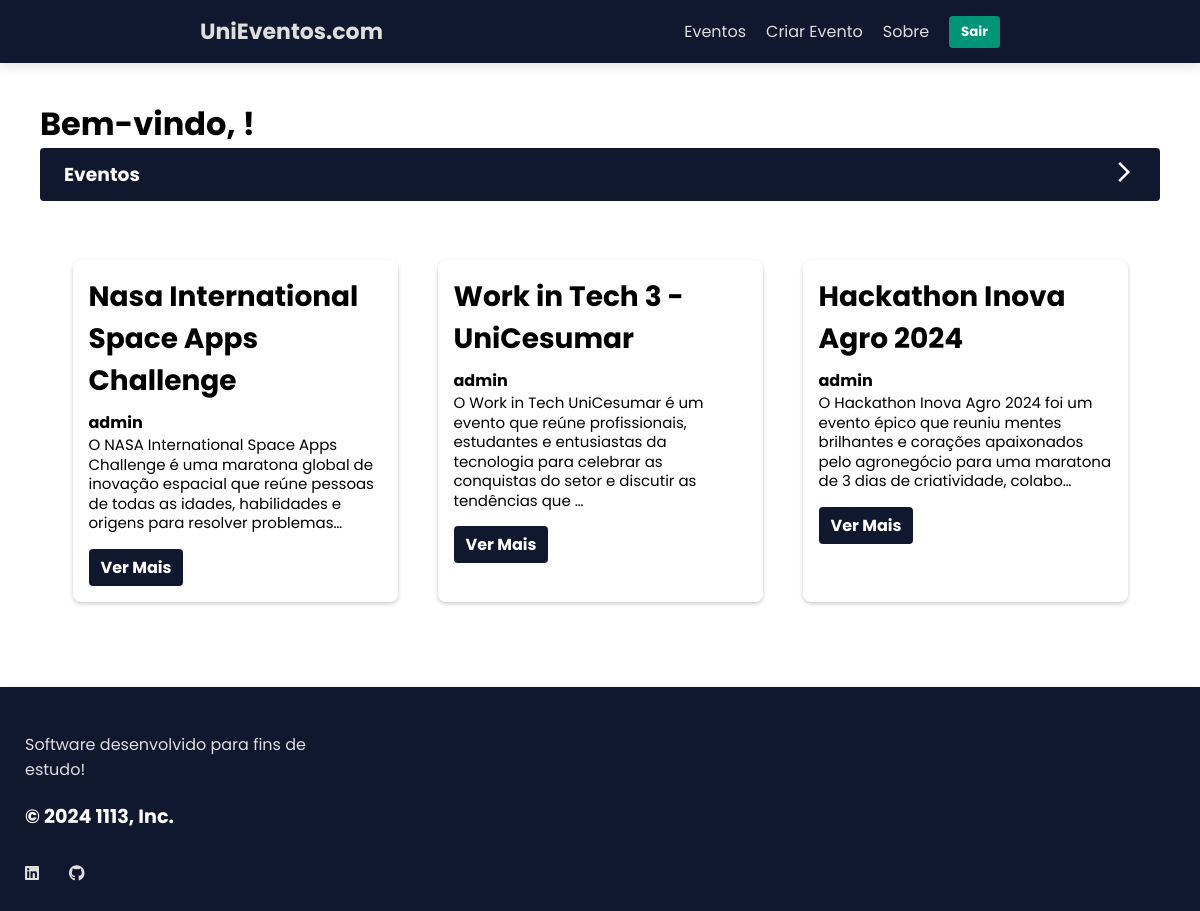
/home/, run on the app's committed database.
### unieventos/models.py (models this page shows, shortened)
class Event(models.Model):
    name = models.CharField(max_length=255)
    image = models.ImageField(upload_to='images', blank=True)
    description = models.TextField()
    event_date = models.DateField()
    created = models.DateTimeField(auto_now_add=True)
    updated = models.DateTimeField(auto_now=True)
    creator = models.ForeignKey(get_user_model(), on_delete=models.CASCADE)
    class Meta:
        ordering = ('-created',)

### unieventos/views.py (the view)
# urls.py: 2. Add a URL to urlpatterns:  path('', views.home, name='home')
def home(request):
    events = Event.objects.all()[:3]
    if request.user.is_authenticated:
        user = request.user
    else:
        user = None
    context = {
        'events': events,
        'user': user,
    }
    return render(request, 'unieventos/main.html', context)

### unieventos/templates/unieventos/main.html (shortened to what this page needs)
{% extends 'base.html' %}
{% load static %}
{% block link %}
  <link rel="stylesheet" href="{% static 'unieventos.css' %}">
{% endblock %}
{% block content %}
<h1>Bem-vindo, {{ user.first_name }} {{ user.last_name }}!</h1>
<a href="{% url 'unieventos:events' %}" style="text-decoration: none;">
    <div class="navigation">
      <h3>Eventos</h3>
      <div class="btn"><svg xmlns="http://www.w3.org/2000/svg" height="24px" viewBox="0 -960 960 960" width="24px" fill="#fff" ><path d="m321-80-71-71 329-329-329-329 71-71 400 400L321-80Z"/></svg></div>
    </div>
</a>
<div class="card-container" style="padding-top: 25px; padding-bottom: 25px;">
    {% for event in events %}
    <div class="card">
      <div class="card-content">
        <h3>{{ event.name }}</h3>
        <h4>{{ event.creator.username }}</h4>
        <p>{{ event.description|truncatechars:170 }}</p>
        <a href="{% url 'unieventos:event_detail' event.pk %}" class="btn"><b>Ver Mais</b></a>
      </div>
    </div>
    {% endfor %}
</div>
{% endblock %}

### templates/base.html (shortened to what this page needs)
{% load static %}
<!doctype html>
<html lang="pt-br">
  <head>
    <link rel="stylesheet" href="{% static 'style.css' %}">
    {% block link %}
    {% endblock %}
  </head>
  <body>
    <header>
      {% block navbar %}
        {% include 'nav.html' %}
      {% endblock %}
    </header>
    <div class="content">
      {% block content %}
      {% endblock %}
    </div>
    <footer>
      {% block footer %}
        {% include 'footer.html' %}
      {% endblock %}
    </footer>
  </body>
</html>

### templates/nav.html (shortened to what this page needs)
{% load static %}
<nav class="nav">
    <a href="{% url 'unieventos:home' %}" class="logo"><b>UniEventos.com</b></a>
    <ul class="nav-links">
      <li><a href="{% url 'unieventos:events' %}">Eventos</a></li>
      <li><a href="{% url 'unieventos:create' %}">Criar Evento</a></li>
      <li><a href="{% url 'unieventos:about' %}">Sobre</a></li>
      <a href="{% url 'authentication:signout' %}"><button class="btn"><b>Sair</b></button></a>
    </ul>
</nav>

### templates/footer.html
{% load static %}
<link rel="stylesheet" href="https://cdnjs.cloudflare.com/ajax/libs/font-awesome/6.4.2/css/all.min.css" />
<footer class="footer">
    <div class="footer-row">
      <div class="footer-col">
        <p>
            Software desenvolvido para fins de estudo!
        </p>
        <h3><b>© 2024 1113, Inc.</b></h3>
        <div class="icons">
          <a href="https://www.linkedin.com/in/luiz-augusto-holanda/"><i class="fa-brands fa-linkedin"></i></a>
          <a href="https://github.com/LUIZAUGUSTO1113"><i class="fa-brands fa-github"></i></a>
        </div>
      </div>
    </div>
</footer>

### static/style.css (style rules this page uses)
* { margin: 0; padding: 0; box-sizing: border-box; font-family: "Poppins", sans-serif; }
body { background: #ffffff; }
.content { margin-top: 60px; padding: 40px; }
.nav { position: fixed; top: 0; left: 0; width: 100%; padding: 15px 200px; background: #10182F; box-shadow: 0 4px 10px rgba(0, 0, 0, 0.1); }
.nav, .nav .nav-links { display: flex; align-items: center; }
.nav { justify-content: space-between; }
.nav a { color: #dedede; text-decoration: none; }
.nav .logo { font-size: 22px; font-weight: 500; }
.nav .nav-links { column-gap: 20px; list-style: none; }
.nav .nav-links a { transition: all 0.2s linear; }
.nav .btn { display: inline-block; padding: 6px 12px; background-color: #009579; text-decoration: none; border-radius: 4px; color: #ffffff; border: none; }
.footer { bottom: 0; width: 100%; background: #10182F; box-shadow: 0 4px 10px rgba(0, 0, 0, 0.1); }
.footer .footer-row { display: flex; flex-wrap: wrap; justify-content: space-between; gap: 3.5rem; padding: 25px; }
.footer-row .footer-col h3 { color: #fff; font-size: 1.2rem; font-weight: 400; }
.footer-col p { margin: 20px 0; color: #dedede; max-width: 330px; }
.footer-col .icons { display: flex; margin-top: 30px; gap: 30px; cursor: pointer; }
.footer-col .icons i { color: #dedede; }

### unieventos/static/unieventos.css (style rules this page uses)
.navigation { display: flex; justify-content: space-between; padding: 6px 12px; background-color: #10182F; border-radius: 4px; }
.navigation h3 { display: inline-block; padding: 6px 12px; text-decoration: none; color: #fff; }
.navigation .btn { padding: 6px 12px; padding-bottom: 0px; }
.card-container { display: flex; justify-content: center; flex-wrap: wrap; margin-top: 14px; }
.card { width: 325px; background-color: #fff; border-radius: 8px; overflow: hidden; box-shadow: 0px 2px 4px rgba(0, 0, 0, 0.2); margin: 20px; }
.card-content { padding: 16px; }
.card-content h3 { font-size: 28px; margin-bottom: 8px; }
.card-content p { font-size: 15px; line-height: 1.3; }
.btn { display: inline-block; padding: 6px 12px; background-color: #10182F; text-decoration: none; border-radius: 4px; color: #fff; }
.card-content .btn { margin-top: 16px; }

### data on the page
Event: name "Nasa International Space Apps Challenge", creator.username "admin", description "O NASA International Space Apps Challenge é uma maratona global de inovação espacial que reúne pessoas de todas as idades, habilidades e origens para resolver problemas…"
Event: name "Work in Tech 3 - UniCesumar", creator.username "admin", description "O Work in Tech UniCesumar é um evento que reúne profissionais, estudantes e entusiastas da tecnologia para celebrar as conquistas do setor e discutir as tendências que …"
Event: name "Hackathon Inova Agro 2024", creator.username "admin", description "O Hackathon Inova Agro 2024 foi um evento épico que reuniu mentes brilhantes e corações apaixonados pelo agronegócio para uma maratona de 3 dias de criatividade, colabo…"
